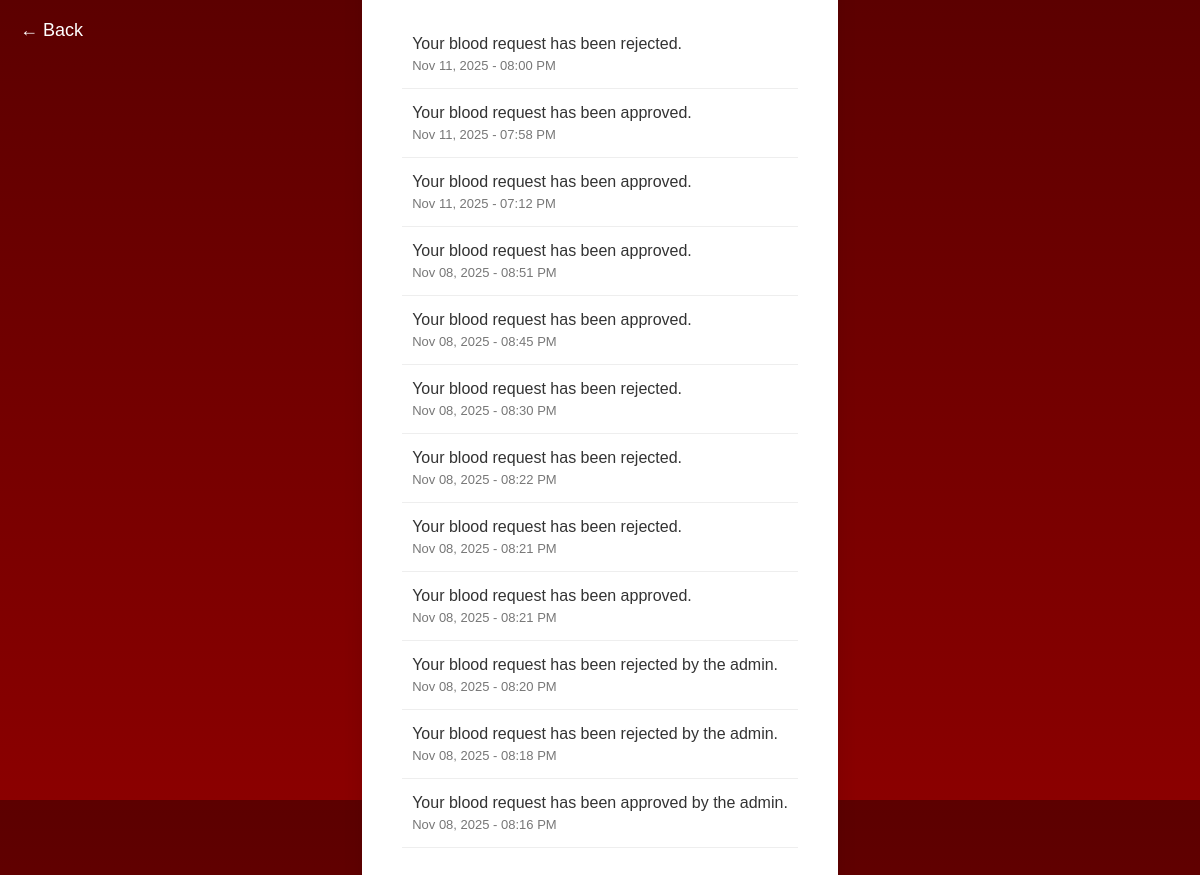
Before: /hospital/notifications/ (signed in) with the older database file.
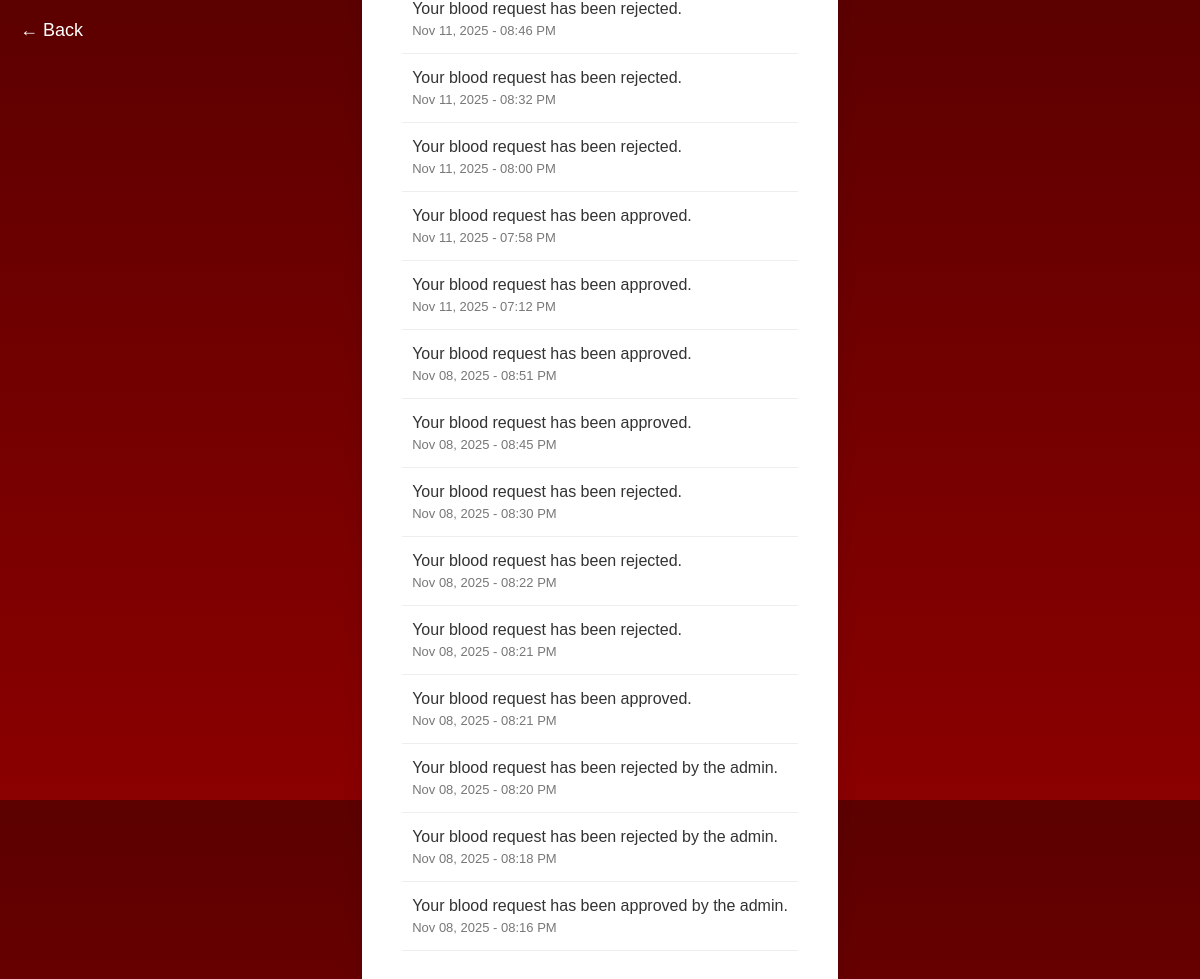
After: the same page with the newer database file.
### blood_bank_app/models.py (models this page shows, shortened)
class HospitalNotification(models.Model):
    hospital = models.ForeignKey(User, on_delete=models.CASCADE, related_name='hospital_notifications')
    message = models.TextField()
    created_at = models.DateTimeField(auto_now_add=True)
    is_read = models.BooleanField(default=False)
    class Meta:
        ordering = ['-created_at']
        verbose_name_plural = "Hospital Notifications"

### blood_bank_app/views.py (the view)
# urls.py: path('hospital/notifications/', views.hospital_notifications, name='hospital_notifications'),
@login_required
def hospital_notifications(request):
    hospital_user = request.user
    notifications = HospitalNotification.objects.filter(
        hospital=hospital_user
    ).order_by('-created_at')
    notifications.filter(is_read=False).update(is_read=True)
    return render(request, 'hospital/hospital_notifications.html', {'notifications': notifications})

### blood_bank_app/templates/hospital/hospital_notifications.html (shortened to what this page needs)
{% extends 'master.html' %}
{% load static %}
{% block content %}
<a href="javascript:history.back()" class="back-arrow">&#8592; Back</a>
<div class="notification-container">
  {% if notifications %}
    <ul class="notification-list">
      {% for note in notifications %}
        <li class="notification-item {% if not note.is_read %}unread{% endif %}">
          <div class="message">{{ note.message }}</div>
          <div class="timestamp">{{ note.created_at|date:"M d, Y - h:i A" }}</div>
        </li>
      {% endfor %}
    </ul>
  {% else %}
    <p class="no-notifications">No notifications available.</p>
  {% endif %}
</div>
{% endblock %}

Changed rows visible on the page:
added HospitalNotification: message "Your blood request has been rejected.", created_at "Nov 11, 2025 - 08:46 PM"
added HospitalNotification: message "Your blood request has been rejected.", created_at "Nov 11, 2025 - 08:32 PM"
